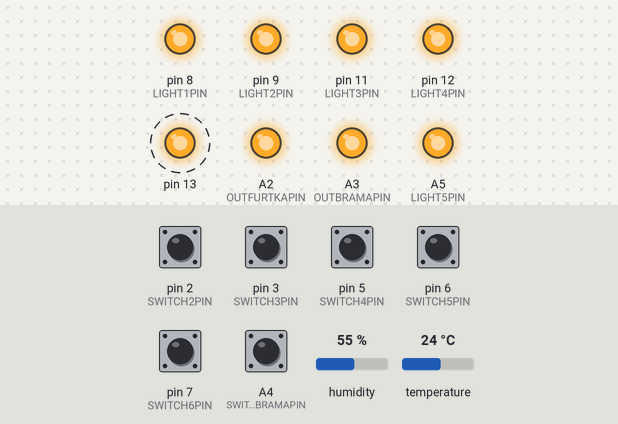
This sketch was run on a simulated Arduino Uno, built with avr-gcc and run on an emulated ATmega328P. On the bench: output pins drawn as LEDs (lit = HIGH). Dashed ring = blinking. The inputs (shaded band) are chosen by the test bench; at power-on: A4 (SWITCHBRAMAPIN), pin 2 (SWITCH2PIN), pin 3 (SWITCH3PIN), pin 5 (SWITCH4PIN), pin 6 (SWITCH5PIN), pin 7 (SWITCH6PIN) HIGH, humidity 55 %, temperature 24 °C. WiFi joins after 1.5 s; servers stay silent unless stated; no MQTT or app messages arrive unless stated.

Above: at 4.2 s.
4.3 s: pin 2 (SWITCH2PIN) pulled LOW for 0.15 s
At 4.51 s:
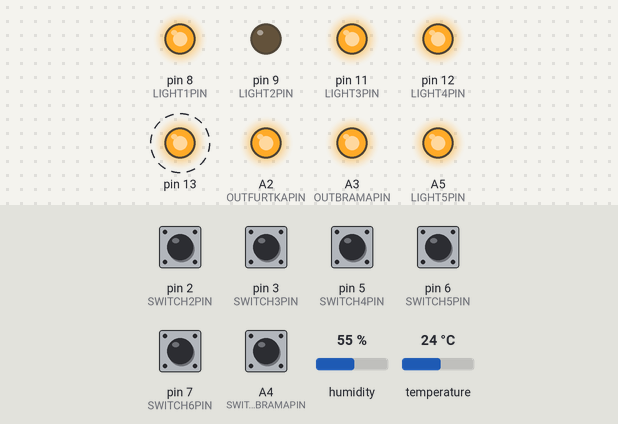
7.8 s: pin 3 (SWITCH3PIN) pulled LOW for 0.15 s
At 8.07 s:
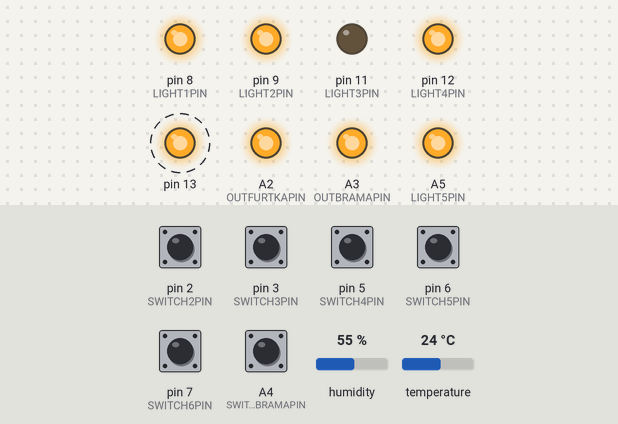
11.3 s: A4 (SWITCHBRAMAPIN) pulled LOW for 0.15 s
At 12.19 s:
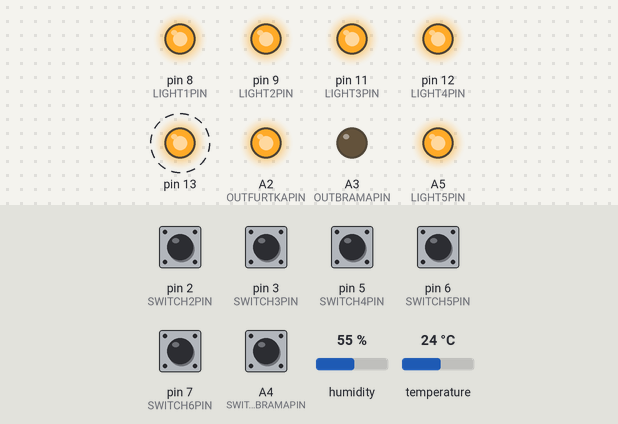
14.8 s: pin 5 (SWITCH4PIN) pulled LOW for 0.15 s
At 15.06 s:
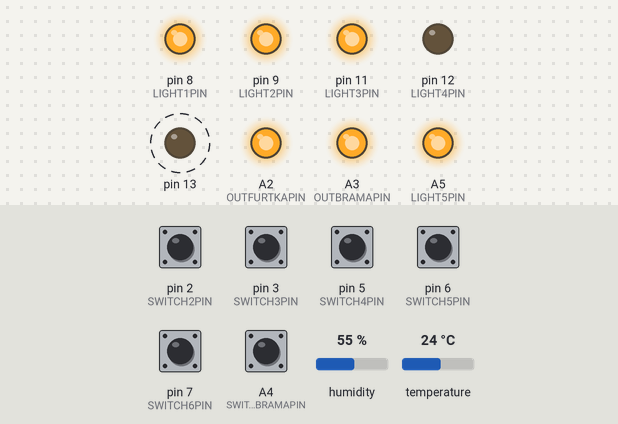
18.3 s: pin 2 (SWITCH2PIN) pulled LOW for 1 s
At 21.8 s:
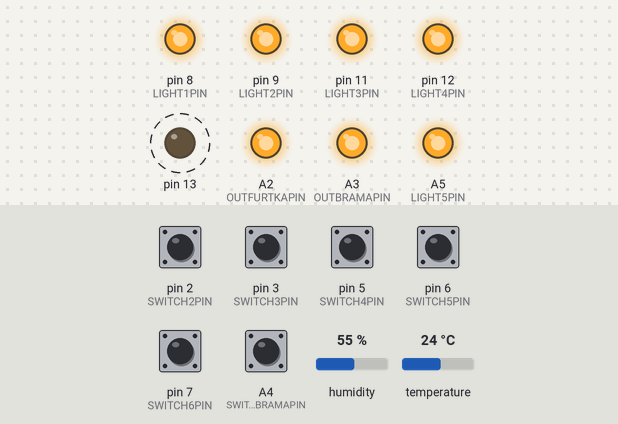
Timing chart, 0 to 22.8 s (numbered marks = the images above; inputs shaded):
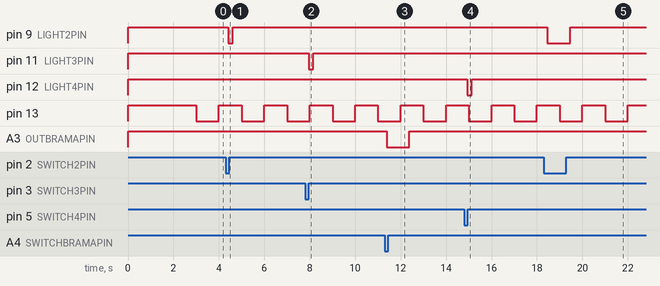

Measured:
- after the input at 4.3 s, pin 9 (LIGHT2PIN): HIGH → LOW after 0.11 s, → HIGH 0.20 s later
- after the input at 7.8 s, pin 11 (LIGHT3PIN): HIGH → LOW after 0.15 s, → HIGH 0.20 s later
- after the input at 11.3 s, A3 (OUTBRAMAPIN): HIGH → LOW after 0.09 s, → HIGH 1.0 s later
- after the input at 14.8 s, pin 12 (LIGHT4PIN): HIGH → LOW after 0.12 s, → HIGH 0.20 s later
- after the input at 18.3 s, pin 9 (LIGHT2PIN): HIGH → LOW after 0.16 s, → HIGH 1.0 s later
- by itself, pin 13: alternates HIGH for 1.0 s and LOW for 1.0 s

The sketch:

korytarz.ino
```cpp
#include <SPI.h>
#include <Ethernet.h>
#include <PubSubClient.h>
#include "DHT.h"

// ethernet interface mac addkotlowniaress, must be unique on the LAN
static byte mac[] = { 0x74,0x69,0x69,0x2D,0x31,0x07 };
IPAddress server(192, 168, 1, 10);
EthernetClient ethClient;
PubSubClient client(ethClient);

#define SERIAL 0
#define STATIC 0 // set to 1 to disable DHCP (adjust myip/gwip values below)home/kotlownia

#define DHTPIN 0
#define DHTTYPE DHT22
DHT dht(DHTPIN, DHTTYPE);

#define SWITCH1PIN 1
int switch1 = 1;
int switch1tmp = 0;
#define SWITCH2PIN 2
int switch2 = 0;
int switch2tmp = 0;
#define SWITCH3PIN 3
int switch3 = 0;
int switch3tmp = 0;
#define SWITCH4PIN 5
int switch4 = 0;
int switch4tmp = 0;
#define SWITCH5PIN 6
int switch5 = 0;
int switch5tmp = 0;
#define SWITCH6PIN 7
int switch6 = 0;
int switch6tmp = 0;
#define SWITCHBRAMAPIN A4
int switchBrama = 0;
int switchBramaTmp = 0;

#define LIGHT1PIN 8
int light1 = 0;
#define LIGHT2PIN 9
int light2 = 0;
#define LIGHT3PIN 11
int light3 = 0;
#define LIGHT4PIN 12
int light4 = 0;
#define LIGHT5PIN A5
int light5 = 0;
#define OUTBRAMAPIN A3
int outBrama = 0;
unsigned long outBramaTime = 0;
#define OUTFURTKAPIN A2

#define RESETPIN A0

int outFurtka = 0;
unsigned long outFurtkaTime = 0;

unsigned long loopTime = 0;
unsigned long switchesCheckedTime = 0;
unsigned long tempCheckedTime = 0;
unsigned long lastReply = 0;
unsigned long lastReconnectAttempt = 0;


float temp;
float humidity;

void setup () {
  Serial.begin(9600);
  dht.begin();
  pinMode(13, OUTPUT);
  digitalWrite(13, HIGH);

pinMode(LIGHT1PIN, OUTPUT);
  pinMode(LIGHT2PIN, OUTPUT);
  pinMode(LIGHT3PIN, OUTPUT);
  pinMode(LIGHT4PIN, OUTPUT);
  pinMode(LIGHT5PIN, OUTPUT);
  pinMode(OUTBRAMAPIN, OUTPUT);
  pinMode(OUTFURTKAPIN, OUTPUT);
  pinMode(SWITCH1PIN, INPUT_PULLUP);
  pinMode(SWITCH2PIN, INPUT_PULLUP);
  pinMode(SWITCH3PIN, INPUT_PULLUP);
  pinMode(SWITCH4PIN, INPUT_PULLUP);
  pinMode(SWITCH5PIN, INPUT_PULLUP);
  pinMode(SWITCH6PIN, INPUT_PULLUP);
  pinMode(SWITCHBRAMAPIN, INPUT_PULLUP);
  digitalWrite(LIGHT1PIN, HIGH);
  digitalWrite(LIGHT2PIN, HIGH);
  digitalWrite(LIGHT3PIN, HIGH);
  digitalWrite(LIGHT4PIN, HIGH);
  digitalWrite(LIGHT5PIN, HIGH);
  digitalWrite(OUTBRAMAPIN, HIGH);
  digitalWrite(OUTFURTKAPIN, HIGH);

  switch1 = digitalRead(SWITCH1PIN);
  switch2 = digitalRead(SWITCH2PIN);
  switch3 = digitalRead(SWITCH3PIN);
  switch4 = digitalRead(SWITCH4PIN);
  switch5 = digitalRead(SWITCH5PIN);
  switch6 = digitalRead(SWITCH6PIN);
  switchBrama = digitalRead(SWITCHBRAMAPIN);

  client.setServer(server, 1883);
  client.setCallback(callback);

  delay(1500);

  Ethernet.begin(mac);
}

void callback(char* topic, byte* payload, unsigned int length) {
  String topicStr = String(topic);

  if (topicStr == "home/kotlownia/light1/set") {
    if ((char)payload[0] == '0') {
      switchOutput("light1", 0, true);
    } else if ((char)payload[0] == '1') {
      switchOutput("light1", 1, true);
    }
  } else if (topicStr == "home/kotlownia/light2/set") {
    if ((char)payload[0] == '0') {
      switchOutput("light2", 0, true);
    } else if ((char)payload[0] == '1') {
      switchOutput("light2", 1, true);
    }
  } else if (topicStr == "home/kotlownia/light3/set") {
    if ((char)payload[0] == '0') {
      switchOutput("light3", 0, true);
    } else if ((char)payload[0] == '1') {
      switchOutput("light3", 1, true);
    }
  } else if (topicStr == "home/kotlownia/light4/set") {
    if ((char)payload[0] == '0') {
      switchOutput("light4", 0, true);
    } else if ((char)payload[0] == '1') {
      switchOutput("light4", 1, true);
    }
  } else if (topicStr == "home/kotlownia/light5/set") {
    if ((char)payload[0] == '0') {
      switchOutput("light5", 0, true);
    } else if ((char)payload[0] == '1') {
      switchOutput("light5", 1, true);
    }
  } else if (topicStr == "home/kotlownia/brama/set") {
    if ((char)payload[0] == '0') {
      switchOutput("brama", 0, true);
    } else if ((char)payload[0] == '1') {
      switchOutput("brama", 1, true);
    }
  } else if (topicStr == "home/kotlownia/furtka/set") {
    if ((char)payload[0] == '0') {
      switchOutput("furtka", 0, true);
    } else if ((char)payload[0] == '1') {
      switchOutput("furtka", 1, true);
    }
  }
}

boolean reconnect() {
  if (client.connect("kotlownia")) {
    publishFloat("home/kotlownia/temp", (temp*10));
    publishFloat("home/kotlownia/humidity", humidity);
    publishFloat("home/kotlownia/light1", light1);
    publishFloat("home/kotlownia/light2", light2);
    publishFloat("home/kotlownia/light3", light3);
    publishFloat("home/kotlownia/light4", light4);
    publishFloat("home/kotlownia/light5", light5);
    publishFloat("home/kotlownia/brama", outBrama);
    publishFloat("home/kotlownia/furtka", outFurtka);
    client.subscribe("home/kotlownia/light1/set");
    client.subscribe("home/kotlownia/light2/set");
    client.subscribe("home/kotlownia/light3/set");
    client.subscribe("home/kotlownia/light4/set");
    client.subscribe("home/kotlownia/light5/set");
    client.subscribe("home/kotlownia/brama/set");
    client.subscribe("home/kotlownia/furtka/set");
  }
  return client.connected();
}

void loop () {
  unsigned long tLoopTime = micros();

  if (!client.connected()) {
    if (millis() - lastReconnectAttempt > 10000) {
      lastReconnectAttempt = millis();
      if (reconnect()) {
        lastReconnectAttempt = 0;
      }
    }
  } else {
    client.loop();
  }

  switchesAndLights();
  readTemp();

  Ethernet.maintain();

  if (outFurtka == 1 && (millis() - outFurtkaTime) > 1000) {
    digitalWrite(OUTFURTKAPIN, HIGH);
    outFurtka = 0;
    outFurtkaTime = 0;
    publishFloat("home/kotlownia/furtka", outFurtka);
  }

  if (outBrama == 1 && (millis() - outBramaTime) > 1000) {
    digitalWrite(OUTBRAMAPIN, HIGH);
    outBrama = 0;
    outBramaTime = 0;
    publishFloat("home/kotlownia/brama", outBrama);
  }

  if (((int)(millis() / 1000) % 2) == 0) {
    digitalWrite(13, HIGH);
  } else {
    digitalWrite(13, LOW);
  }

  loopTime = micros() - tLoopTime;
}

void readTemp()
{
  if (abs(temp - dht.readTemperature()) >= 0.2) {
      temp = dht.readTemperature();
      publishFloat("home/kotlownia/temp", (temp * 10));
  }
  if (abs(humidity - dht.readHumidity()) >= 2) {
      humidity = dht.readHumidity();
      publishFloat("home/kotlownia/humidity", humidity);
  }
}

void switchesAndLights()
{
  if (millis() - switchesCheckedTime > 100) {

        //switch1
    if (digitalRead(SWITCH1PIN) != switch1 && switch1tmp == 1) {
      toggleLight1();
      switch1 = digitalRead(SWITCH1PIN);
      switch1tmp = 0;
    }

    if (digitalRead(SWITCH1PIN) != switch1 && switch1tmp == 0) {
      switch1tmp = 1;
    }
    //end switch1

    //switch2
    if (digitalRead(SWITCH2PIN) != switch2 && switch2tmp == 1) {
      toggleLight2();
      switch2 = digitalRead(SWITCH2PIN);
      switch2tmp = 0;
    }

    if (digitalRead(SWITCH2PIN) != switch2 && switch2tmp == 0) {
      switch2tmp = 1;
    }
    //end switch2

    //switch3
    if (digitalRead(SWITCH3PIN) != switch3 && switch3tmp == 1) {
      toggleLight3();
      switch3 = digitalRead(SWITCH3PIN);
      switch3tmp = 0;
    }

    if (digitalRead(SWITCH3PIN) != switch3 && switch3tmp == 0) {
      switch3tmp = 1;
    }
    //end switch3

    //switch4
    if (digitalRead(SWITCH4PIN) != switch4 && switch4tmp == 1) {
      toggleLight4();
      switch4 = digitalRead(SWITCH4PIN);
      switch4tmp = 0;
    }

    if (digitalRead(SWITCH4PIN) != switch4 && switch4tmp == 0) {
      switch4tmp = 1;
    }
    //end switch4

    //switch5
    if (digitalRead(SWITCH5PIN) != switch5 && switch5tmp == 1) {
      toggleLight5();
      switch5 = digitalRead(SWITCH5PIN);
      switch5tmp = 0;
    }

    if (digitalRead(SWITCH5PIN) != switch5 && switch5tmp == 0) {
      switch5tmp = 1;
    }
    //end switch5

    //switch6
    if (digitalRead(SWITCH6PIN) != switch6 && switch6tmp == 1) {
      toggleLight5();
      switch6 = digitalRead(SWITCH6PIN);
      switch6tmp = 0;
    }

    if (digitalRead(SWITCH6PIN) != switch6 && switch6tmp == 0) {
      switch6tmp = 1;
    }
    //end switch6

    //brama
    if (digitalRead(SWITCHBRAMAPIN) == LOW && switchBrama == 1) {
      switchOutput("brama", 1, true);
      switchBrama = 0;
    }
    if (digitalRead(SWITCHBRAMAPIN) == HIGH && switchBrama == 0) {
      switchBrama = 1;
    }
    //end brama

    switchesCheckedTime = millis();
      #if SERIAL
    Serial.println(switchesCheckedTime);
#endif
  }
}

void toggleLight1() {
  int state = !light1;
  switchOutput("light1", state, true);
}

void toggleLight2() {
  int state = !light2;
  switchOutput("light2", state, true);
}

void toggleLight3() {
  int state = !light3;
  switchOutput("light3", state, true);
}

void toggleLight4() {
  int state = !light4;
  switchOutput("light4", state, true);
}

void toggleLight5() {
  int state = !light5;
  switchOutput("light5", state, true);
}

void switchOutput(String type, float value, boolean doNotifyMaster) {
  #if SERIAL
    Serial.println(type);
#endif
  if (type == "light1") {
    if (value == 1) {
      light1 = 1;
      digitalWrite(LIGHT1PIN, LOW);
    }
    else {
      light1 = 0;
      digitalWrite(LIGHT1PIN, HIGH);
    }
    publishFloat("home/kotlownia/light1", light1);
  }
  if (type == "light2") {
    if (value == 1) {
      light2 = 1;
      digitalWrite(LIGHT2PIN, LOW);
    }
    else {
      light2 = 0;
      digitalWrite(LIGHT2PIN, HIGH);
    }
    publishFloat("home/kotlownia/light2", light2);
  }
  if (type == "light3") {
    if (value == 1) {
      light3 = 1;
      digitalWrite(LIGHT3PIN, LOW);
    }
    else {
      light3 = 0;
      digitalWrite(LIGHT3PIN, HIGH);
    }
    publishFloat("home/kotlownia/light3", light3);
  }
  if (type == "light4") {
    if (value == 1) {
      light4 = 1;
      digitalWrite(LIGHT4PIN, LOW);
    }
    else {
      light4 = 0;
      digitalWrite(LIGHT4PIN, HIGH);
    }
    publishFloat("home/kotlownia/light4", light4);
  }
  if (type == "light5") {
    if (value == 1) {
      light5 = 1;
      digitalWrite(LIGHT5PIN, LOW);
    }
    else {
      light5 = 0;
      digitalWrite(LIGHT5PIN, HIGH);
    }
    publishFloat("home/kotlownia/light5", light5);
  }

  if (type == "brama") {
      outBrama = 1;
      outBramaTime = millis();
      digitalWrite(OUTBRAMAPIN, LOW);
      publishFloat("home/kotlownia/brama", outBrama);
  }


  if (type == "furtka") {
      outFurtka = 1;
      outFurtkaTime = millis();
      digitalWrite(OUTFURTKAPIN, LOW);
      publishFloat("home/kotlownia/furtka", outFurtka);
  }
}

void publishFloat(char* topic, float val)
{
  if (client.connected()) {
    char str[16];
    itoa(val, str, 10);
    client.publish(topic, str);
  }
}
```
